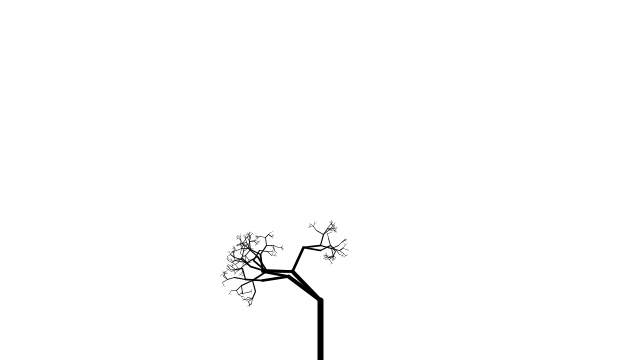
Frame 1 (no input)
Frame 60 (the mouse pressed at the canvas centre just before this capture): identical to frame 1, image omitted
Frame 120 (the mouse held since frame 60 and released just before this capture): identical to frame 1, image omitted

The Processing sketch that drew this single still picture (run headless with seeded random() and noise(); from frame 60 on, the mouse is pressed at the canvas centre):

// Processing sketch: StochasticTrees
// ── StochasticTrees.pde
void branch(float len) {
  strokeWeight(len*0.1);
  line(0,0,0,-len);
  translate(0,-len);
  
  len *= 0.66;
  
  if(len > 2) {
 
    int n = int(random(1,4));
    
    for(int i = 0; i<n; i++) {
  
      float beta = random(-PI/2, PI/2);
      pushMatrix();
   rotate(beta);
   branch(len);
   popMatrix();
   
    }
  }

}  

float theta = radians(60);


void setup() {size(640,360);

  background(255);
  theta = map(mouseX, 0, width, 0, PI/2);
  translate(width/2, height);
  stroke(0);
  branch(60);

}


void mousePressed() {
   background(255);
  theta = map(mouseX, 0, width, 0, PI/2);
  translate(width/2, height);
  stroke(0);
  branch(60);
 
  
}

void draw() {
}
